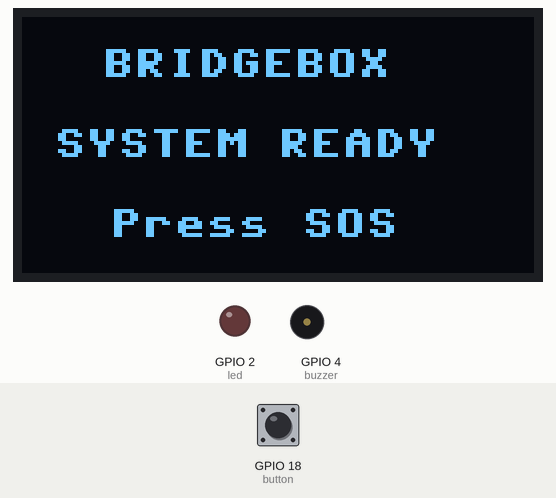
Simulated run of this program. Board: ESP32 board running MicroPython. Shown: 128×64 one-colour display, output pins drawn as LEDs (lit = HIGH), buzzer (waves = sounding). Wiring (from the project's diagram.json): red LED on GPIO 2, buzzer on GPIO 4, green button on GPIO 18. Inputs (shaded band) come from the test bench; at power-on: GPIO 18 (button) HIGH. Library files of the repository ran but are not shown: ssd1306.py.

Above: at 1.2 s.
1.3 s: GPIO 18 (button) pulled LOW for 0.15 s
At 2.0 s:
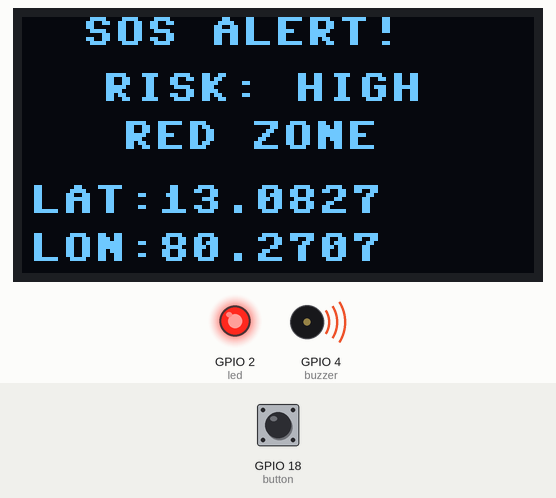
4.4 s: GPIO 18 (button) pulled LOW for 3.2 s
At 10.3 s:
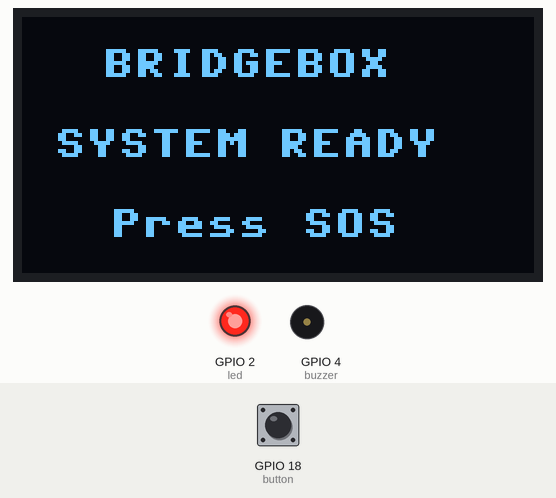
10.6 s: GPIO 18 (button) pulled LOW for 1 s
At 14.4 s:
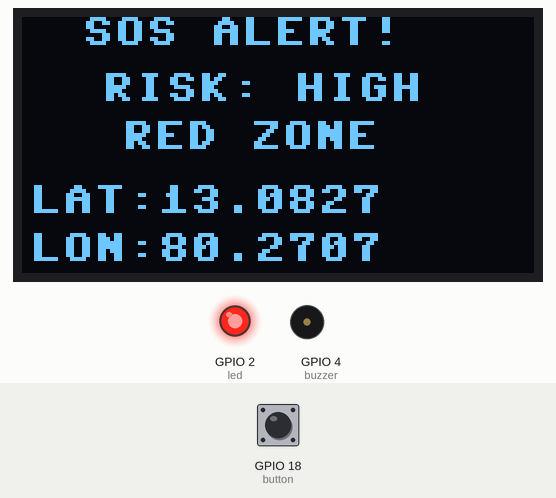
Timing chart, 0 to 15.9 s (numbered marks = the images above; inputs shaded):
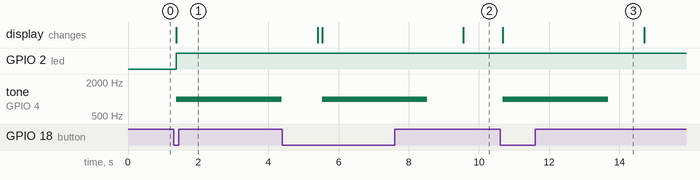

Measured:
- after the input at 1.3 s, GPIO 2 (led): LOW → HIGH after 0.08 s; tone on GPIO 4 (buzzer): silent → 1000 Hz after 0.08 s, → silent 3.0 s later; the display: changes after 0.08 s (image 1)
- after the input at 4.4 s, tone on GPIO 4 (buzzer): silent → 1000 Hz after 1.1 s, → silent 3.0 s later
- after the input at 10.6 s, tone on GPIO 4 (buzzer): silent → 1000 Hz after 0.08 s, → silent 3.0 s later; the display: changes after 0.08 s (image 3)

The program:

main.py
```python
from machine import Pin, PWM, I2C
import time
import ssd1306

# -------------------------
# PIN CONNECTIONS
# -------------------------
SOS_BUTTON = 18
LED_PIN = 2
BUZZER_PIN = 4

# OLED
SDA_PIN = 21
SCL_PIN = 22

# -------------------------
# COMPONENT SETUP
# -------------------------
button = Pin(SOS_BUTTON, Pin.IN, Pin.PULL_UP)
led = Pin(LED_PIN, Pin.OUT)

# Passive buzzer using PWM
buzzer = PWM(Pin(BUZZER_PIN))
buzzer.duty_u16(0)

# OLED
i2c = I2C(0, scl=Pin(SCL_PIN), sda=Pin(SDA_PIN))
oled = ssd1306.SSD1306_I2C(128, 64, i2c)

# -------------------------
# SIMULATED GPS
# -------------------------
LATITUDE = "13.0827"
LONGITUDE = "80.2707"

# -------------------------
# SYSTEM READY
# -------------------------
def ready_screen():
    oled.fill(0)
    oled.text("BRIDGEBOX", 20, 8)
    oled.text("SYSTEM READY", 8, 28)
    oled.text("Press SOS", 22, 48)
    oled.show()

# -------------------------
# SOS ALERT
# -------------------------
def sos_alert():

    # OLED
    oled.fill(0)
    oled.text("SOS ALERT!", 15, 0)
    oled.text("RISK: HIGH", 20, 14)
    oled.text("RED ZONE", 25, 26)
    oled.text("LAT:" + LATITUDE, 2, 42)
    oled.text("LON:" + LONGITUDE, 2, 54)
    oled.show()

    # LED ON
    led.value(1)

    # BUZZER ON
    buzzer.freq(1000)
    buzzer.duty_u16(32768)

    # Sound for 3 seconds
    time.sleep(3)

    # BUZZER OFF
    buzzer.duty_u16(0)

# -------------------------
# START
# -------------------------
led.value(0)
buzzer.duty_u16(0)

ready_screen()

# -------------------------
# MAIN LOOP
# -------------------------
while True:

    if button.value() == 0:
        sos_alert()

        # Wait until button is released
        while button.value() == 0:
            time.sleep(0.05)

        time.sleep(1)
        ready_screen()

    time.sleep(0.1)
```
